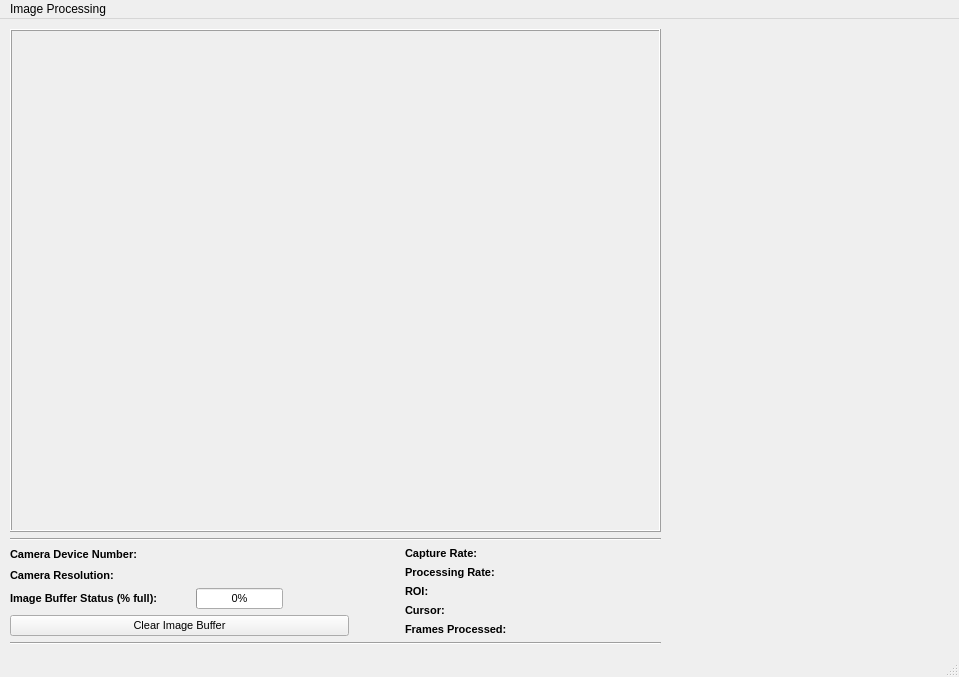
<?xml version="1.0" encoding="UTF-8"?>
<ui version="4.0">
 <class>CameraView</class>
 <widget class="QMainWindow" name="CameraView">
  <property name="geometry">
   <rect>
    <x>0</x>
    <y>0</y>
    <width>959</width>
    <height>677</height>
   </rect>
  </property>
  <property name="sizePolicy">
   <sizepolicy hsizetype="Minimum" vsizetype="Minimum">
    <horstretch>0</horstretch>
    <verstretch>0</verstretch>
   </sizepolicy>
  </property>
  <property name="minimumSize">
   <size>
    <width>670</width>
    <height>677</height>
   </size>
  </property>
  <property name="windowTitle">
   <string>MainWindow</string>
  </property>
  <widget class="QWidget" name="centralwidget">
   <widget class="QWidget" name="layoutWidget">
    <property name="geometry">
     <rect>
      <x>10</x>
      <y>10</y>
      <width>651</width>
      <height>616</height>
     </rect>
    </property>
    <layout class="QVBoxLayout" name="verticalLayout_2">
     <property name="sizeConstraint">
      <enum>QLayout::SetMaximumSize</enum>
     </property>
     <item>
      <widget class="FrameLabel" name="frameLabel">
       <property name="enabled">
        <bool>true</bool>
       </property>
       <property name="sizePolicy">
        <sizepolicy hsizetype="Expanding" vsizetype="Expanding">
         <horstretch>0</horstretch>
         <verstretch>0</verstretch>
        </sizepolicy>
       </property>
       <property name="minimumSize">
        <size>
         <width>642</width>
         <height>482</height>
        </size>
       </property>
       <property name="mouseTracking">
        <bool>true</bool>
       </property>
       <property name="autoFillBackground">
        <bool>true</bool>
       </property>
       <property name="frameShape">
        <enum>QFrame::Box</enum>
       </property>
       <property name="frameShadow">
        <enum>QFrame::Raised</enum>
       </property>
       <property name="lineWidth">
        <number>1</number>
       </property>
       <property name="alignment">
        <set>Qt::AlignCenter</set>
       </property>
      </widget>
     </item>
     <item>
      <widget class="Line" name="line">
       <property name="orientation">
        <enum>Qt::Horizontal</enum>
       </property>
      </widget>
     </item>
     <item>
      <layout class="QHBoxLayout" name="horizontalLayout_8">
       <item>
        <layout class="QVBoxLayout" name="verticalLayout">
         <item>
          <layout class="QHBoxLayout" name="horizontalLayout_2">
           <item>
            <widget class="QLabel" name="label_4">
             <property name="minimumSize">
              <size>
               <width>180</width>
               <height>0</height>
              </size>
             </property>
             <property name="maximumSize">
              <size>
               <width>180</width>
               <height>16777215</height>
              </size>
             </property>
             <property name="font">
              <font>
               <pointsize>8</pointsize>
               <weight>75</weight>
               <bold>true</bold>
              </font>
             </property>
             <property name="text">
              <string>Camera Device Number:</string>
             </property>
             <property name="alignment">
              <set>Qt::AlignLeading|Qt::AlignLeft|Qt::AlignVCenter</set>
             </property>
            </widget>
           </item>
           <item>
            <widget class="QLabel" name="deviceNumberLabel">
             <property name="font">
              <font>
               <pointsize>8</pointsize>
              </font>
             </property>
             <property name="alignment">
              <set>Qt::AlignLeading|Qt::AlignLeft|Qt::AlignVCenter</set>
             </property>
            </widget>
           </item>
          </layout>
         </item>
         <item>
          <layout class="QHBoxLayout" name="horizontalLayout_3">
           <item>
            <widget class="QLabel" name="label_5">
             <property name="minimumSize">
              <size>
               <width>180</width>
               <height>0</height>
              </size>
             </property>
             <property name="maximumSize">
              <size>
               <width>180</width>
               <height>16777215</height>
              </size>
             </property>
             <property name="font">
              <font>
               <pointsize>8</pointsize>
               <weight>75</weight>
               <bold>true</bold>
              </font>
             </property>
             <property name="text">
              <string>Camera Resolution:</string>
             </property>
             <property name="alignment">
              <set>Qt::AlignLeading|Qt::AlignLeft|Qt::AlignVCenter</set>
             </property>
            </widget>
           </item>
           <item>
            <widget class="QLabel" name="cameraResolutionLabel">
             <property name="font">
              <font>
               <pointsize>8</pointsize>
              </font>
             </property>
             <property name="alignment">
              <set>Qt::AlignLeading|Qt::AlignLeft|Qt::AlignVCenter</set>
             </property>
            </widget>
           </item>
          </layout>
         </item>
         <item>
          <layout class="QHBoxLayout" name="horizontalLayout">
           <item>
            <widget class="QLabel" name="label_1">
             <property name="minimumSize">
              <size>
               <width>180</width>
               <height>0</height>
              </size>
             </property>
             <property name="maximumSize">
              <size>
               <width>180</width>
               <height>16777215</height>
              </size>
             </property>
             <property name="font">
              <font>
               <pointsize>8</pointsize>
               <weight>75</weight>
               <bold>true</bold>
              </font>
             </property>
             <property name="text">
              <string>Image Buffer Status (% full):</string>
             </property>
             <property name="alignment">
              <set>Qt::AlignLeading|Qt::AlignLeft|Qt::AlignVCenter</set>
             </property>
            </widget>
           </item>
           <item>
            <widget class="QProgressBar" name="imageBufferBar">
             <property name="font">
              <font>
               <pointsize>8</pointsize>
              </font>
             </property>
             <property name="value">
              <number>0</number>
             </property>
            </widget>
           </item>
           <item>
            <widget class="QLabel" name="imageBufferLabel">
             <property name="minimumSize">
              <size>
               <width>60</width>
               <height>0</height>
              </size>
             </property>
             <property name="maximumSize">
              <size>
               <width>60</width>
               <height>16777215</height>
              </size>
             </property>
             <property name="font">
              <font>
               <pointsize>8</pointsize>
              </font>
             </property>
             <property name="text">
              <string/>
             </property>
             <property name="alignment">
              <set>Qt::AlignCenter</set>
             </property>
            </widget>
           </item>
          </layout>
         </item>
         <item>
          <widget class="QPushButton" name="clearImageBufferButton">
           <property name="font">
            <font>
             <pointsize>8</pointsize>
            </font>
           </property>
           <property name="text">
            <string>Clear Image Buffer</string>
           </property>
          </widget>
         </item>
        </layout>
       </item>
       <item>
        <spacer name="horizontalSpacer">
         <property name="orientation">
          <enum>Qt::Horizontal</enum>
         </property>
         <property name="sizeHint" stdset="0">
          <size>
           <width>40</width>
           <height>20</height>
          </size>
         </property>
        </spacer>
       </item>
       <item>
        <layout class="QVBoxLayout" name="verticalLayout_3">
         <item>
          <layout class="QHBoxLayout" name="horizontalLayout_7">
           <item>
            <widget class="QLabel" name="label_2">
             <property name="minimumSize">
              <size>
               <width>110</width>
               <height>0</height>
              </size>
             </property>
             <property name="maximumSize">
              <size>
               <width>110</width>
               <height>16777215</height>
              </size>
             </property>
             <property name="font">
              <font>
               <pointsize>8</pointsize>
               <weight>75</weight>
               <bold>true</bold>
              </font>
             </property>
             <property name="text">
              <string>Capture Rate:</string>
             </property>
             <property name="alignment">
              <set>Qt::AlignLeading|Qt::AlignLeft|Qt::AlignVCenter</set>
             </property>
            </widget>
           </item>
           <item>
            <widget class="QLabel" name="captureRateLabel">
             <property name="enabled">
              <bool>true</bool>
             </property>
             <property name="minimumSize">
              <size>
               <width>140</width>
               <height>0</height>
              </size>
             </property>
             <property name="maximumSize">
              <size>
               <width>140</width>
               <height>16777215</height>
              </size>
             </property>
             <property name="font">
              <font>
               <pointsize>8</pointsize>
              </font>
             </property>
             <property name="text">
              <string/>
             </property>
             <property name="alignment">
              <set>Qt::AlignLeading|Qt::AlignLeft|Qt::AlignVCenter</set>
             </property>
            </widget>
           </item>
          </layout>
         </item>
         <item>
          <layout class="QHBoxLayout" name="horizontalLayout_6">
           <item>
            <widget class="QLabel" name="label_3">
             <property name="minimumSize">
              <size>
               <width>110</width>
               <height>0</height>
              </size>
             </property>
             <property name="maximumSize">
              <size>
               <width>110</width>
               <height>16777215</height>
              </size>
             </property>
             <property name="font">
              <font>
               <pointsize>8</pointsize>
               <weight>75</weight>
               <bold>true</bold>
              </font>
             </property>
             <property name="text">
              <string>Processing Rate:</string>
             </property>
             <property name="alignment">
              <set>Qt::AlignLeading|Qt::AlignLeft|Qt::AlignVCenter</set>
             </property>
            </widget>
           </item>
           <item>
            <widget class="QLabel" name="processingRateLabel">
             <property name="minimumSize">
              <size>
               <width>140</width>
               <height>0</height>
              </size>
             </property>
             <property name="maximumSize">
              <size>
               <width>140</width>
               <height>16777215</height>
              </size>
             </property>
             <property name="font">
              <font>
               <pointsize>8</pointsize>
              </font>
             </property>
             <property name="text">
              <string/>
             </property>
             <property name="alignment">
              <set>Qt::AlignLeading|Qt::AlignLeft|Qt::AlignVCenter</set>
             </property>
            </widget>
           </item>
          </layout>
         </item>
         <item>
          <layout class="QHBoxLayout" name="horizontalLayout_4">
           <item>
            <widget class="QLabel" name="label_6">
             <property name="minimumSize">
              <size>
               <width>110</width>
               <height>0</height>
              </size>
             </property>
             <property name="maximumSize">
              <size>
               <width>110</width>
               <height>16777215</height>
              </size>
             </property>
             <property name="font">
              <font>
               <pointsize>8</pointsize>
               <weight>75</weight>
               <bold>true</bold>
              </font>
             </property>
             <property name="text">
              <string>ROI:</string>
             </property>
            </widget>
           </item>
           <item>
            <widget class="QLabel" name="roiLabel">
             <property name="minimumSize">
              <size>
               <width>140</width>
               <height>0</height>
              </size>
             </property>
             <property name="maximumSize">
              <size>
               <width>140</width>
               <height>16777215</height>
              </size>
             </property>
             <property name="font">
              <font>
               <pointsize>8</pointsize>
              </font>
             </property>
             <property name="text">
              <string/>
             </property>
            </widget>
           </item>
          </layout>
         </item>
         <item>
          <layout class="QHBoxLayout" name="horizontalLayout_5">
           <item>
            <widget class="QLabel" name="label_7">
             <property name="minimumSize">
              <size>
               <width>110</width>
               <height>0</height>
              </size>
             </property>
             <property name="maximumSize">
              <size>
               <width>110</width>
               <height>16777215</height>
              </size>
             </property>
             <property name="font">
              <font>
               <pointsize>8</pointsize>
               <weight>75</weight>
               <bold>true</bold>
              </font>
             </property>
             <property name="text">
              <string>Cursor:</string>
             </property>
            </widget>
           </item>
           <item>
            <widget class="QLabel" name="mouseCursorPosLabel">
             <property name="minimumSize">
              <size>
               <width>140</width>
               <height>0</height>
              </size>
             </property>
             <property name="maximumSize">
              <size>
               <width>140</width>
               <height>16777215</height>
              </size>
             </property>
             <property name="font">
              <font>
               <pointsize>8</pointsize>
              </font>
             </property>
             <property name="text">
              <string/>
             </property>
            </widget>
           </item>
          </layout>
         </item>
         <item>
          <layout class="QHBoxLayout" name="horizontalLayout_9">
           <item>
            <widget class="QLabel" name="label_8">
             <property name="minimumSize">
              <size>
               <width>110</width>
               <height>0</height>
              </size>
             </property>
             <property name="maximumSize">
              <size>
               <width>110</width>
               <height>16777215</height>
              </size>
             </property>
             <property name="font">
              <font>
               <pointsize>8</pointsize>
               <weight>75</weight>
               <bold>true</bold>
              </font>
             </property>
             <property name="text">
              <string>Frames Processed:</string>
             </property>
            </widget>
           </item>
           <item>
            <widget class="QLabel" name="nFramesProcLabel">
             <property name="minimumSize">
              <size>
               <width>140</width>
               <height>0</height>
              </size>
             </property>
             <property name="maximumSize">
              <size>
               <width>140</width>
               <height>16777215</height>
              </size>
             </property>
             <property name="font">
              <font>
               <pointsize>8</pointsize>
              </font>
             </property>
             <property name="text">
              <string/>
             </property>
            </widget>
           </item>
          </layout>
         </item>
        </layout>
       </item>
      </layout>
     </item>
     <item>
      <widget class="Line" name="line_2">
       <property name="orientation">
        <enum>Qt::Horizontal</enum>
       </property>
      </widget>
     </item>
    </layout>
   </widget>
  </widget>
  <widget class="QMenuBar" name="menubar">
   <property name="geometry">
    <rect>
     <x>0</x>
     <y>0</y>
     <width>959</width>
     <height>21</height>
    </rect>
   </property>
   <widget class="QMenu" name="imageProcessingMenu">
    <property name="title">
     <string>Image Processing</string>
    </property>
    <addaction name="actionGrayscale"/>
    <addaction name="actionSmooth"/>
    <addaction name="actionDilate"/>
    <addaction name="actionErode"/>
    <addaction name="actionFlip"/>
    <addaction name="actionCanny"/>
    <addaction name="separator"/>
    <addaction name="imageProcessingSettingsAction"/>
   </widget>
   <addaction name="imageProcessingMenu"/>
  </widget>
  <widget class="QStatusBar" name="statusbar"/>
  <action name="actionGrayscale">
   <property name="checkable">
    <bool>true</bool>
   </property>
   <property name="text">
    <string>1: Grayscale</string>
   </property>
  </action>
  <action name="actionSmooth">
   <property name="checkable">
    <bool>true</bool>
   </property>
   <property name="text">
    <string>2. Smooth</string>
   </property>
  </action>
  <action name="actionDilate">
   <property name="checkable">
    <bool>true</bool>
   </property>
   <property name="text">
    <string>3. Dilate</string>
   </property>
  </action>
  <action name="actionErode">
   <property name="checkable">
    <bool>true</bool>
   </property>
   <property name="text">
    <string>4. Erode</string>
   </property>
  </action>
  <action name="actionFlip">
   <property name="checkable">
    <bool>true</bool>
   </property>
   <property name="text">
    <string>5. Flip</string>
   </property>
  </action>
  <action name="actionCanny">
   <property name="checkable">
    <bool>true</bool>
   </property>
   <property name="text">
    <string>6. Canny</string>
   </property>
  </action>
  <action name="imageProcessingSettingsAction">
   <property name="text">
    <string>Settings...</string>
   </property>
  </action>
 </widget>
 <customwidgets>
  <customwidget>
   <class>FrameLabel</class>
   <extends>QLabel</extends>
   <header>FrameLabel.h</header>
  </customwidget>
 </customwidgets>
 <resources/>
 <connections/>
</ui>
